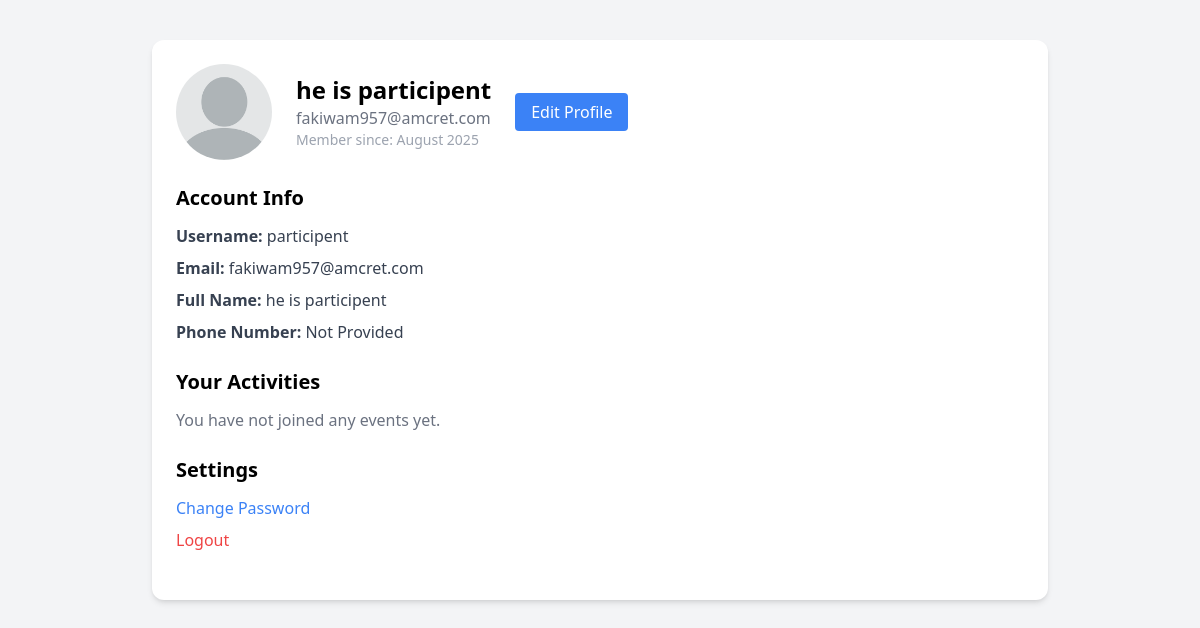
Page /profile/ (signed in) on the committed database.
### user/models.py (models this page shows)
class CustomUser(AbstractUser):
    profile_picture = models.ImageField(upload_to='profile_pics/', blank=True, null=True)
    phone = models.CharField(max_length=15, blank=True, null=True)

### user/views.py (the view)
# urls.py: path('profile/', user_profile, name='user-profile'),
@login_required
def user_profile(request):
    user = request.user
    rsvp_events = user.rsvp_events.all() if hasattr(user, 'rsvp_events') else []
    context = {
        'user': user,
        'rsvp_events': rsvp_events,
    }
    return render(request, 'userprofile.html', context)

### user/templates/userprofile.html (shortened to what this page needs)
<!DOCTYPE html>
<html lang="en">
<head>
    <script src="https://cdn.tailwindcss.com"></script>
</head>
<body class="bg-gray-100">
<div class="max-w-4xl mx-auto mt-10 p-6 bg-white rounded-xl shadow-md">
    <div class="flex items-center space-x-6 mb-6">
        {% if user.profile_picture %}
    <img src="{{ user.profile_picture.url }}" alt="Profile Picture" class="w-24 h-24 rounded-full object-cover">
{% else %}
    <img src="/media/profile_pics/pro.jpg" alt="Default Profile Picture" class="w-24 h-24 rounded-full object-cover">
{% endif %}
        <div>
            <h1 class="text-2xl font-bold">{{ user.get_full_name }}</h1>
            <p class="text-gray-500">{{ user.email }}</p>
            <p class="text-gray-400 text-sm">Member since: {{ user.date_joined|date:"F Y" }}</p>
        </div>
        <div class="ml-auto">
            <a href="{% url 'edit-profile' %}" class="px-4 py-2 bg-blue-500 text-white rounded hover:bg-blue-600">Edit Profile</a>
        </div>
    </div>
    <div class="mb-6">
        <h2 class="text-xl font-semibold mb-3">Account Info</h2>
        <ul class="space-y-2 text-gray-700">
            <li><strong>Username:</strong> {{ user.username }}</li>
            <li><strong>Email:</strong> {{ user.email }}</li>
            <li><strong>Full Name:</strong> {{ user.get_full_name }}</li>
            <li><strong>Phone Number:</strong> {{ user.phone_number|default:"Not Provided" }}</li>
        </ul>
    </div>
    <div class="mb-6">
        <h2 class="text-xl font-semibold mb-3">Your Activities</h2>
        <ul class="space-y-2">
            {% for event in user.rsvp_events.all %}
            <li class="p-3 bg-gray-50 rounded flex justify-between items-center">
                <span>{{ event.name }}</span>
                <a href="#" class="text-blue-500 hover:underline">View</a>
            </li>
            {% empty %}
            <li class="text-gray-500">You have not joined any events yet.</li>
            {% endfor %}
        </ul>
    </div>
    <div class="mb-6">
        <h2 class="text-xl font-semibold mb-3">Settings</h2>
        <ul class="space-y-2">
            <li><a href="{% url 'change-password' %}" class="text-blue-500 hover:underline">Change Password</a></li>
            <li><a href="{% url 'sign-out' %}" class="text-red-500 hover:underline">Logout</a></li>
        </ul>
    </div>
</div>
</body>
</html>

### rows in the picture
CustomUser: get_full_name "he is participent", email "fakiwam957@amcret.com", date_joined "August 2025", username "participent"

### other values in the picture
{{ user.phone_number|default:"Not Provided" }} "Not Provided"
